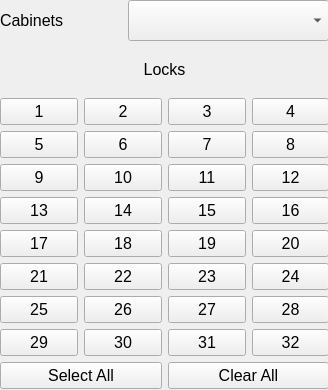
<?xml version="1.0" encoding="UTF-8"?>
<ui version="4.0">
 <class>LockCabinetWidget</class>
 <widget class="QWidget" name="LockCabinetWidget">
  <property name="geometry">
   <rect>
    <x>0</x>
    <y>0</y>
    <width>328</width>
    <height>390</height>
   </rect>
  </property>
  <property name="windowTitle">
   <string>Form</string>
  </property>
  <widget class="QWidget" name="layoutWidget">
   <property name="geometry">
    <rect>
     <x>0</x>
     <y>0</y>
     <width>329</width>
     <height>389</height>
    </rect>
   </property>
   <layout class="QVBoxLayout" name="vloLockCabinet">
    <item>
     <layout class="QVBoxLayout" name="vloSelectedCabinet">
      <item>
       <layout class="QHBoxLayout" name="hloSelectedCabinet">
        <item>
         <widget class="QLabel" name="lblSelectedCabinet">
          <property name="font">
           <font>
            <pointsize>12</pointsize>
           </font>
          </property>
          <property name="text">
           <string>Cabinets</string>
          </property>
         </widget>
        </item>
        <item>
         <widget class="QComboBox" name="cbSelectedCabinet">
          <property name="minimumSize">
           <size>
            <width>201</width>
            <height>41</height>
           </size>
          </property>
          <property name="font">
           <font>
            <pointsize>12</pointsize>
           </font>
          </property>
         </widget>
        </item>
       </layout>
      </item>
      <item>
       <widget class="QLabel" name="lblSelectedLocks">
        <property name="font">
         <font>
          <pointsize>12</pointsize>
         </font>
        </property>
        <property name="text">
         <string>Locks</string>
        </property>
        <property name="alignment">
         <set>Qt::AlignCenter</set>
        </property>
       </widget>
      </item>
     </layout>
    </item>
    <item>
     <layout class="QVBoxLayout" name="vloLockButtons">
      <item>
       <layout class="QHBoxLayout" name="hloLocksRow1">
        <item>
         <widget class="QPushButton" name="pbLock01">
          <property name="font">
           <font>
            <pointsize>12</pointsize>
           </font>
          </property>
          <property name="text">
           <string>1</string>
          </property>
          <property name="checkable">
           <bool>true</bool>
          </property>
         </widget>
        </item>
        <item>
         <widget class="QPushButton" name="pbLock02">
          <property name="font">
           <font>
            <pointsize>12</pointsize>
           </font>
          </property>
          <property name="text">
           <string>2</string>
          </property>
          <property name="checkable">
           <bool>true</bool>
          </property>
         </widget>
        </item>
        <item>
         <widget class="QPushButton" name="pbLock03">
          <property name="font">
           <font>
            <pointsize>12</pointsize>
           </font>
          </property>
          <property name="text">
           <string>3</string>
          </property>
          <property name="checkable">
           <bool>true</bool>
          </property>
         </widget>
        </item>
        <item>
         <widget class="QPushButton" name="pbLock04">
          <property name="font">
           <font>
            <pointsize>12</pointsize>
           </font>
          </property>
          <property name="text">
           <string>4</string>
          </property>
          <property name="checkable">
           <bool>true</bool>
          </property>
         </widget>
        </item>
       </layout>
      </item>
      <item>
       <layout class="QHBoxLayout" name="hloLocksRow2">
        <item>
         <widget class="QPushButton" name="pbLock05">
          <property name="font">
           <font>
            <pointsize>12</pointsize>
           </font>
          </property>
          <property name="text">
           <string>5</string>
          </property>
          <property name="checkable">
           <bool>true</bool>
          </property>
         </widget>
        </item>
        <item>
         <widget class="QPushButton" name="pbLock06">
          <property name="font">
           <font>
            <pointsize>12</pointsize>
           </font>
          </property>
          <property name="text">
           <string>6</string>
          </property>
          <property name="checkable">
           <bool>true</bool>
          </property>
         </widget>
        </item>
        <item>
         <widget class="QPushButton" name="pbLock07">
          <property name="font">
           <font>
            <pointsize>12</pointsize>
           </font>
          </property>
          <property name="text">
           <string>7</string>
          </property>
          <property name="checkable">
           <bool>true</bool>
          </property>
         </widget>
        </item>
        <item>
         <widget class="QPushButton" name="pbLock08">
          <property name="font">
           <font>
            <pointsize>12</pointsize>
           </font>
          </property>
          <property name="text">
           <string>8</string>
          </property>
          <property name="checkable">
           <bool>true</bool>
          </property>
         </widget>
        </item>
       </layout>
      </item>
      <item>
       <layout class="QHBoxLayout" name="hloLocksRow3">
        <item>
         <widget class="QPushButton" name="pbLock09">
          <property name="font">
           <font>
            <pointsize>12</pointsize>
           </font>
          </property>
          <property name="text">
           <string>9</string>
          </property>
          <property name="checkable">
           <bool>true</bool>
          </property>
         </widget>
        </item>
        <item>
         <widget class="QPushButton" name="pbLock10">
          <property name="font">
           <font>
            <pointsize>12</pointsize>
           </font>
          </property>
          <property name="text">
           <string>10</string>
          </property>
          <property name="checkable">
           <bool>true</bool>
          </property>
         </widget>
        </item>
        <item>
         <widget class="QPushButton" name="pbLock11">
          <property name="font">
           <font>
            <pointsize>12</pointsize>
           </font>
          </property>
          <property name="text">
           <string>11</string>
          </property>
          <property name="checkable">
           <bool>true</bool>
          </property>
         </widget>
        </item>
        <item>
         <widget class="QPushButton" name="pbLock12">
          <property name="font">
           <font>
            <pointsize>12</pointsize>
           </font>
          </property>
          <property name="text">
           <string>12</string>
          </property>
          <property name="checkable">
           <bool>true</bool>
          </property>
         </widget>
        </item>
       </layout>
      </item>
      <item>
       <layout class="QHBoxLayout" name="hloLocksRow4">
        <item>
         <widget class="QPushButton" name="pbLock13">
          <property name="font">
           <font>
            <pointsize>12</pointsize>
           </font>
          </property>
          <property name="text">
           <string>13</string>
          </property>
          <property name="checkable">
           <bool>true</bool>
          </property>
         </widget>
        </item>
        <item>
         <widget class="QPushButton" name="pbLock14">
          <property name="font">
           <font>
            <pointsize>12</pointsize>
           </font>
          </property>
          <property name="text">
           <string>14</string>
          </property>
          <property name="checkable">
           <bool>true</bool>
          </property>
         </widget>
        </item>
        <item>
         <widget class="QPushButton" name="pbLock15">
          <property name="font">
           <font>
            <pointsize>12</pointsize>
           </font>
          </property>
          <property name="text">
           <string>15</string>
          </property>
          <property name="checkable">
           <bool>true</bool>
          </property>
         </widget>
        </item>
        <item>
         <widget class="QPushButton" name="pbLock16">
          <property name="font">
           <font>
            <pointsize>12</pointsize>
           </font>
          </property>
          <property name="text">
           <string>16</string>
          </property>
          <property name="checkable">
           <bool>true</bool>
          </property>
         </widget>
        </item>
       </layout>
      </item>
      <item>
       <layout class="QHBoxLayout" name="hloLocksRow5">
        <item>
         <widget class="QPushButton" name="pbLock17">
          <property name="font">
           <font>
            <pointsize>12</pointsize>
           </font>
          </property>
          <property name="text">
           <string>17</string>
          </property>
          <property name="checkable">
           <bool>true</bool>
          </property>
         </widget>
        </item>
        <item>
         <widget class="QPushButton" name="pbLock18">
          <property name="font">
           <font>
            <pointsize>12</pointsize>
           </font>
          </property>
          <property name="text">
           <string>18</string>
          </property>
          <property name="checkable">
           <bool>true</bool>
          </property>
         </widget>
        </item>
        <item>
         <widget class="QPushButton" name="pbLock19">
          <property name="font">
           <font>
            <pointsize>12</pointsize>
           </font>
          </property>
          <property name="text">
           <string>19</string>
          </property>
          <property name="checkable">
           <bool>true</bool>
          </property>
         </widget>
        </item>
        <item>
         <widget class="QPushButton" name="pbLock20">
          <property name="font">
           <font>
            <pointsize>12</pointsize>
           </font>
          </property>
          <property name="text">
           <string>20</string>
          </property>
          <property name="checkable">
           <bool>true</bool>
          </property>
         </widget>
        </item>
       </layout>
      </item>
      <item>
       <layout class="QHBoxLayout" name="hloLocksRow6">
        <item>
         <widget class="QPushButton" name="pbLock21">
          <property name="font">
           <font>
            <pointsize>12</pointsize>
           </font>
          </property>
          <property name="text">
           <string>21</string>
          </property>
          <property name="checkable">
           <bool>true</bool>
          </property>
         </widget>
        </item>
        <item>
         <widget class="QPushButton" name="pbLock22">
          <property name="font">
           <font>
            <pointsize>12</pointsize>
           </font>
          </property>
          <property name="text">
           <string>22</string>
          </property>
          <property name="checkable">
           <bool>true</bool>
          </property>
         </widget>
        </item>
        <item>
         <widget class="QPushButton" name="pbLock23">
          <property name="font">
           <font>
            <pointsize>12</pointsize>
           </font>
          </property>
          <property name="text">
           <string>23</string>
          </property>
          <property name="checkable">
           <bool>true</bool>
          </property>
         </widget>
        </item>
        <item>
         <widget class="QPushButton" name="pbLock24">
          <property name="font">
           <font>
            <pointsize>12</pointsize>
           </font>
          </property>
          <property name="text">
           <string>24</string>
          </property>
          <property name="checkable">
           <bool>true</bool>
          </property>
         </widget>
        </item>
       </layout>
      </item>
      <item>
       <layout class="QHBoxLayout" name="hloLocksRow7">
        <item>
         <widget class="QPushButton" name="pbLock25">
          <property name="font">
           <font>
            <pointsize>12</pointsize>
           </font>
          </property>
          <property name="text">
           <string>25</string>
          </property>
          <property name="checkable">
           <bool>true</bool>
          </property>
         </widget>
        </item>
        <item>
         <widget class="QPushButton" name="pbLock26">
          <property name="font">
           <font>
            <pointsize>12</pointsize>
           </font>
          </property>
          <property name="text">
           <string>26</string>
          </property>
          <property name="checkable">
           <bool>true</bool>
          </property>
         </widget>
        </item>
        <item>
         <widget class="QPushButton" name="pbLock27">
          <property name="font">
           <font>
            <pointsize>12</pointsize>
           </font>
          </property>
          <property name="text">
           <string>27</string>
          </property>
          <property name="checkable">
           <bool>true</bool>
          </property>
         </widget>
        </item>
        <item>
         <widget class="QPushButton" name="pbLock28">
          <property name="font">
           <font>
            <pointsize>12</pointsize>
           </font>
          </property>
          <property name="text">
           <string>28</string>
          </property>
          <property name="checkable">
           <bool>true</bool>
          </property>
         </widget>
        </item>
       </layout>
      </item>
      <item>
       <layout class="QHBoxLayout" name="hloLocksRow8">
        <item>
         <widget class="QPushButton" name="pbLock29">
          <property name="font">
           <font>
            <pointsize>12</pointsize>
           </font>
          </property>
          <property name="text">
           <string>29</string>
          </property>
          <property name="checkable">
           <bool>true</bool>
          </property>
         </widget>
        </item>
        <item>
         <widget class="QPushButton" name="pbLock30">
          <property name="font">
           <font>
            <pointsize>12</pointsize>
           </font>
          </property>
          <property name="text">
           <string>30</string>
          </property>
          <property name="checkable">
           <bool>true</bool>
          </property>
         </widget>
        </item>
        <item>
         <widget class="QPushButton" name="pbLock31">
          <property name="font">
           <font>
            <pointsize>12</pointsize>
           </font>
          </property>
          <property name="text">
           <string>31</string>
          </property>
          <property name="checkable">
           <bool>true</bool>
          </property>
         </widget>
        </item>
        <item>
         <widget class="QPushButton" name="pbLock32">
          <property name="font">
           <font>
            <pointsize>12</pointsize>
           </font>
          </property>
          <property name="text">
           <string>32</string>
          </property>
          <property name="checkable">
           <bool>true</bool>
          </property>
         </widget>
        </item>
       </layout>
      </item>
     </layout>
    </item>
    <item>
     <layout class="QHBoxLayout" name="hloSelectClearAll">
      <item>
       <widget class="QPushButton" name="pbSelectAll">
        <property name="font">
         <font>
          <pointsize>12</pointsize>
         </font>
        </property>
        <property name="text">
         <string>Select All</string>
        </property>
       </widget>
      </item>
      <item>
       <widget class="QPushButton" name="pbClearAll">
        <property name="font">
         <font>
          <pointsize>12</pointsize>
         </font>
        </property>
        <property name="text">
         <string>Clear All</string>
        </property>
       </widget>
      </item>
     </layout>
    </item>
   </layout>
  </widget>
 </widget>
 <resources/>
 <connections/>
</ui>
